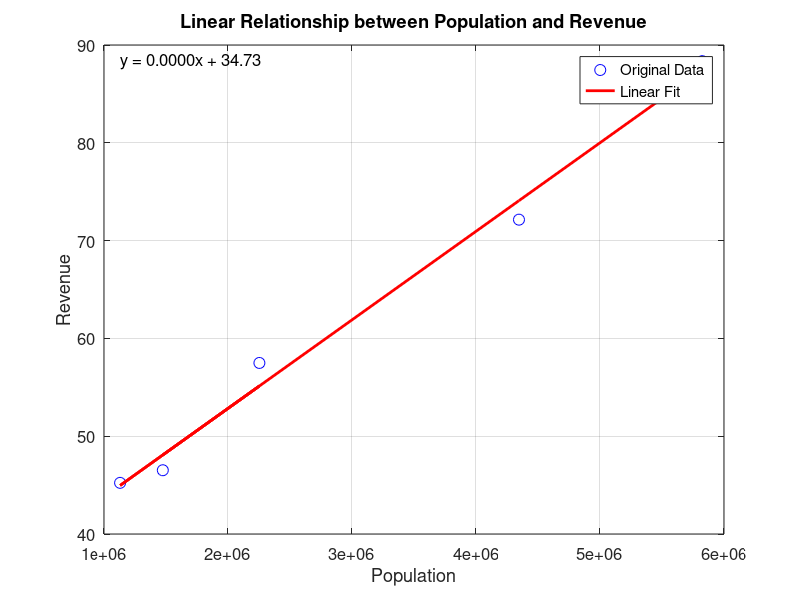

This chart was generated by the following MATLAB code:
% Create data vectors
x = [1474284; 2253229; 1129669; 4346604; 5824519]; % Population data
y = [46.52; 57.49; 45.23; 72.14; 88.35]; % Revenue data

% Calculate linear fit
p = polyfit(x, y, 1);
yfit = polyval(p, x);

% Create scatter plot and fitting line
figure;
plot(x, y, 'bo', 'MarkerSize', 8); % Plot original data points
hold on;
plot(x, yfit, 'r-', 'LineWidth', 2); % Plot fitting line
grid on;

% Add labels and title
xlabel('Population');
ylabel('Revenue');
title('Linear Relationship between Population and Revenue');
legend('Original Data', 'Linear Fit');

% Display fitting equation on the plot
equation = sprintf('y = %.4fx + %.2f', p(1), p(2));
text(min(x), max(y), equation, 'FontSize', 12);

% Optimize graph display
set(gca, 'FontSize', 12);
box on;